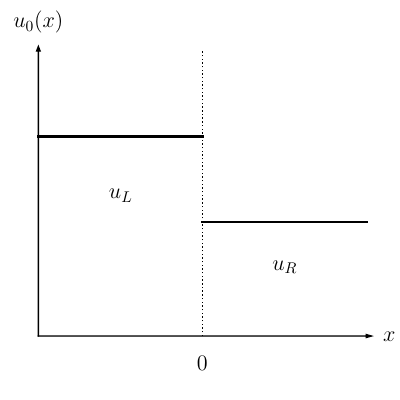

Generate this figure with Python:
#!/usr/bin/env python3

#-----------------------------------------------------------------
# Create a plot for the Riemann IVP
#-----------------------------------------------------------------


import numpy as np
from matplotlib import pyplot as plt
import matplotlib

params = {
    'axes.labelsize': 12,
    'axes.titlesize': 14,
    'font.size': 16,
    'font.family': 'serif',
    'font.serif': 'DejaVu Sans',
    'legend.fontsize': 12,
    'xtick.labelsize': 10,
    'ytick.labelsize': 10,
    'text.usetex': True,
    'figure.subplot.left'    : 0.05,
    'figure.subplot.right'   : 0.97,
    'figure.subplot.bottom'  : 0.12,
    'figure.subplot.top'     : 0.92,
    'figure.subplot.wspace'  : 0.25,
    'figure.subplot.hspace'  : 0.25,
    'figure.dpi' : 200,
    'lines.markersize' : 6,
    'lines.linewidth' : 2.
}

matplotlib.rcParams.update(params)

arrowkwargs = {
        "head_width": 0.10,
        "linewidth": 1,
        "facecolor": 'k',
        }

fig = plt.figure(figsize=(4, 4))
ax = fig.add_subplot(111)
ax.plot([5, 5], [0, 10], 'k', ls=":", lw=1)
# x axis
ax.arrow(0, 0, 10, 0, **arrowkwargs)
# t axis
ax.arrow(0, 0, 0, 10, **arrowkwargs)

# U_L
ax.plot([0, 5], [7, 7], "k")

# U_R
ax.plot([5, 10], [4, 4], "k")

ax.axis("off")
# origin
plt.text(5, -1, r"0", 
    verticalalignment="center",
    horizontalalignment='center',)
# x label
plt.text(10.7, 0.0, r"$x$", 
    verticalalignment="center",
    horizontalalignment='center',)
# t label
plt.text(0, 11, r"$u_0(x)$",
    verticalalignment="center",
    horizontalalignment='center',)

plt.text(2.5, 5, r"$u_L$", 
    horizontalalignment='center',
    verticalalignment="center",)
plt.text(7.5, 2.5, r"$u_R$", 
    horizontalalignment='center',
    verticalalignment="center", )

plt.savefig("riemann_problem_linear_advection.pdf")

